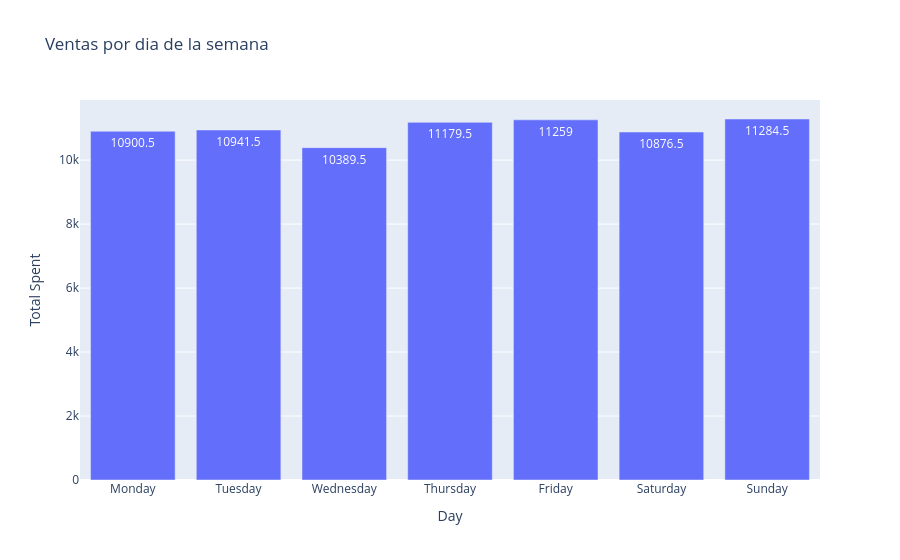

Source (notebook cell):
### Code cell
# Días con mayor ventas
days_order = ["Monday", "Tuesday", "Wednesday", "Thursday", "Friday", "Saturday", "Sunday"]
total_per_day = df.groupby("Day")["Total Spent"].sum().reindex(days_order).reset_index()

fig = px.bar(
    total_per_day,
    x="Day",
    y="Total Spent",
    title="Ventas por dia de la semana",
    text="Total Spent",
    color_continuous_scale="Viridis"
)

fig.show()

### Figure 1 — Plotly figure (JSON) as saved in the notebook; plotly's stock layout.template omitted (floating-point values rounded to 4 significant figures)
{"data": [{"hovertemplate": "Day=%{x}<br>Total Spent=%{text}<extra></extra>", "legendgroup": "", "marker": {"color": "#636efa", "pattern": {"shape": ""}}, "name": "", "orientation": "v", "showlegend": false, "text": [10900.0, 10940.0, 10390.0, 11180.0, 11260.0, 10880.0, 11280.0], "textposition": "auto", "type": "bar", "x": ["Monday", "Tuesday", "Wednesday", "Thursday", "Friday", "Saturday", "Sunday"], "xaxis": "x", "y": [10900.0, 10940.0, 10390.0, 11180.0, 11260.0, 10880.0, 11280.0], "yaxis": "y"}], "layout": {"barmode": "relative", "legend": {"tracegroupgap": 0}, "title": {"text": "Ventas por dia de la semana"}, "xaxis": {"anchor": "y", "domain": [0, 1], "title": {"text": "Day"}}, "yaxis": {"anchor": "x", "domain": [0, 1], "title": {"text": "Total Spent"}}}}
